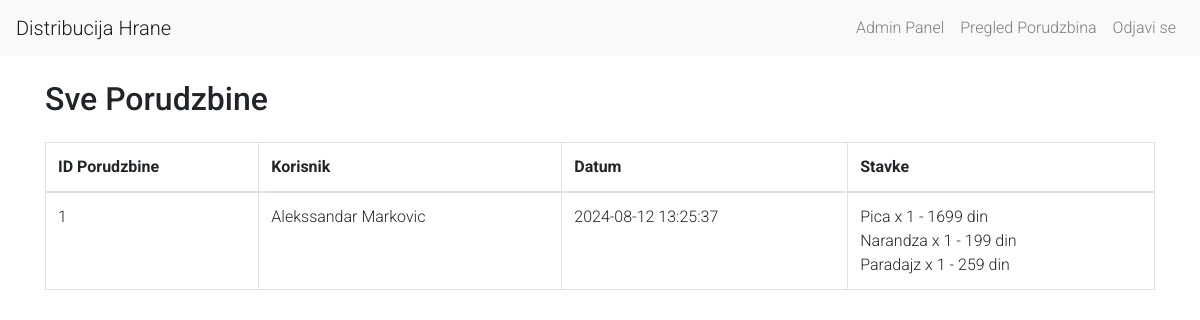
Page /orders.php (signed in) on the committed database.
### tables this page shows
CREATE TABLE `porudzbine` (
  `id` int(11) NOT NULL,
  `user_id` int(11) NOT NULL,
  `datum` datetime NOT NULL
);

CREATE TABLE `korisnici` (
  `id` int(11) NOT NULL,
  `ime` varchar(50) NOT NULL,
  `prezime` varchar(50) NOT NULL,
  `email` varchar(100) NOT NULL,
  `password` varchar(255) NOT NULL
);

CREATE TABLE `porudzbine_stavke` (
  `id` int(11) NOT NULL,
  `porudzbina_id` int(11) NOT NULL,
  `proizvod_id` int(11) NOT NULL,
  `kolicina` int(11) NOT NULL,
  `cena` double NOT NULL
);

CREATE TABLE `proizvodi` (
  `id` int(11) NOT NULL,
  `ime` varchar(100) NOT NULL,
  `opis` text,
  `cena` decimal(10,2) NOT NULL,
  `kategorija` varchar(50) DEFAULT NULL,
  `slika` varchar(255) DEFAULT NULL
);

### orders.php (the view, shortened to what this page needs)
<?php
include 'db_connect.php';
?>
<!DOCTYPE html>
<html lang="en">
<head>
    <link href="https://stackpath.bootstrapcdn.com/bootstrap/4.5.2/css/bootstrap.min.css" rel="stylesheet">
    <link href="css/styles.css" rel="stylesheet">
</head>
<body>
<nav class="navbar navbar-expand-lg navbar-light bg-light">
    <a class="navbar-brand" href="index.php">Distribucija Hrane</a>
    <div class="collapse navbar-collapse" id="navbarNav">
        <ul class="navbar-nav ml-auto">
            <li class="nav-item">
                <a class="nav-link" href="admin.php">Admin Panel</a>
            </li>
            <li class="nav-item">
                <a class="nav-link" href="orders.php">Pregled Porudzbina</a>
            </li>
            <li class="nav-item">
                <a class="nav-link" href="logout.php">Odjavi se</a>
            </li>
        </ul>
    </div>
</nav>
<div class="container">
    <h2 class="my-4">Sve Porudzbine</h2>
    <table class="table table-bordered">
        <thead>
            <tr>
                <th>ID Porudzbine</th>
                <th>Korisnik</th>
                <th>Datum</th>
                <th>Stavke</th>
            </tr>
        </thead>
        <tbody>
            <?php
            $sql = "SELECT p.id, p.datum, k.ime, k.prezime FROM porudzbine p JOIN korisnici k ON p.user_id = k.id ORDER BY p.datum DESC";
            $result = $conn->query($sql);
            if ($result->num_rows > 0) {
                while($row = $result->fetch_assoc()) {
                    echo '<tr>';
                    echo '<td>' . $row["id"] . '</td>';
                    echo '<td>' . $row["ime"] . ' ' . $row["prezime"] . '</td>';
                    echo '<td>' . $row["datum"] . '</td>';
                    echo '<td>';
                    $order_id = $row["id"];
                    $sql_items = "SELECT ps.kolicina, ps.cena, pr.ime FROM porudzbine_stavke ps JOIN proizvodi pr ON ps.proizvod_id = pr.id WHERE ps.porudzbina_id = ?";
                    $stmt = $conn->prepare($sql_items);
                    $stmt->bind_param("i", $order_id);
                    $stmt->execute();
                    $result_items = $stmt->get_result();
                    if ($result_items->num_rows > 0) {
                        while($item = $result_items->fetch_assoc()) {
                            echo $item["ime"] . ' x ' . $item["kolicina"] . ' - ' . $item["cena"] . ' din<br>';
                        }
                    } else {
                        echo 'Nema stavki.';
                    }
                    echo '</td>';
                    echo '</tr>';
                }
            } else {
                echo '<tr><td colspan="4" class="text-center">Nema pronadjenih porudzbina.</td></tr>';
            }
            ?>
        </tbody>
    </table>
</div>
</body>
</html>

### styles.css (style rules this page uses)
body { font-family: 'Roboto', sans-serif; font-weight: 300; }

### rows in the picture
porudzbine: id "1", user.ime "Alekssandar", user.prezime "Markovic", datum "2024-08-12 13:25:37"
porudzbine_stavke: proizvod.ime "Pica", kolicina "1", cena "1699"
porudzbine_stavke: proizvod.ime "Narandza", kolicina "1", cena "199"
porudzbine_stavke: proizvod.ime "Paradajz", kolicina "1", cena "259"
